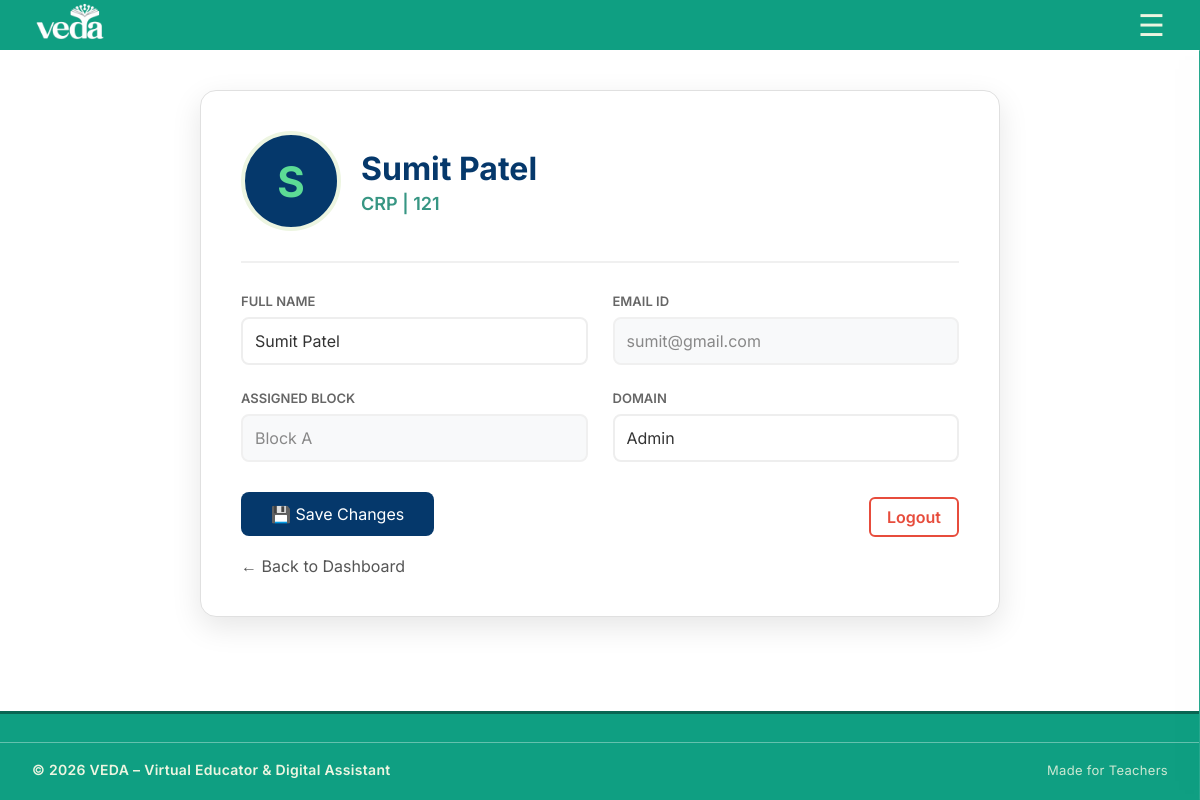
The page /profile (signed in) on the database its author committed.
### tables this page shows
CREATE TABLE crps(
            id INTEGER PRIMARY KEY AUTOINCREMENT,
            name TEXT NOT NULL,
            employee_id TEXT UNIQUE,
            email TEXT UNIQUE NOT NULL,
            password TEXT NOT NULL,
            assigned_cluster TEXT, -- Kept for legacy compatibility
            assigned_block TEXT,
            domain TEXT
        );

### API_routes/profile.py (the view)
@router.get("/profile")
async def view_profile(request: Request):
    user_session = request.session.get("user")
    if not user_session:
        return RedirectResponse(url="/login")
    role = user_session["role"]
    employee_id = user_session["username"]
    conn = get_connection()
    conn.row_factory = lambda cursor, row: {col[0]: row[idx] for idx, col in enumerate(cursor.description)}
    cursor = conn.cursor()
    user_data = None
    try:
        if role == "teacher":
            cursor.execute("SELECT * FROM teachers WHERE employee_id = ?", (employee_id,))
        elif role == "crp":
            cursor.execute("SELECT * FROM crps WHERE employee_id = ?", (employee_id,))
        elif role == "brp":
            cursor.execute("SELECT * FROM brps WHERE employee_id = ?", (employee_id,))
        elif role == "arp":
            cursor.execute("SELECT * FROM arps WHERE employee_id = ?", (employee_id,))
        user_data = cursor.fetchone()
    except Exception as e:
        print(f"Profile Error: {e}")
    finally:
        conn.close()
    if not user_data:
        return RedirectResponse(url="/login?error=ProfileNotFound")
    return templates.TemplateResponse("profile.html", {
        "request": request,
        "user": user_session,
        "profile": user_data,
        "role": role.upper()
    })

### templates/profile.html (shortened to what this page needs)
{% extends "base.html" %}
{% block content %}
<div class="page-wrapper" style="padding-top: 50px;">
    <div class="profile-container">
        <div class="profile-header">
            <div class="avatar-circle-large">
                {{ profile.name[0] | upper }}
            </div>
            <div class="profile-title">
                <h2>{{ profile.name }}</h2>
                <p>{{ role }} | {{ profile.employee_id }}</p>
            </div>
        </div>
        <form action="/profile/update" method="POST">
            <div class="form-grid">
                <div class="form-group">
                    <label>Full Name</label>
                    <input type="text" name="name" class="form-control" value="{{ profile.name }}" required>
                </div>
                <div class="form-group">
                    <label>Email ID</label>
                    <input type="email" class="form-control" value="{{ profile.email }}" readonly>
                </div>
                {% if role == 'TEACHER' %}
                    <div class="form-group">
                        <label>School UDISE</label>
                        <input type="text" class="form-control" value="{{ profile.school_udise }}" readonly>
                    </div>
                    <div class="form-group">
                        <label>Preferred Language</label>
                        <select name="preferred_language" class="form-control">
                            <option value="english" {% if profile.preferred_language == 'english' %}selected{% endif %}>English</option>
                            <option value="hindi" {% if profile.preferred_language == 'hindi' %}selected{% endif %}>Hindi</option>
                            <option value="marathi" {% if profile.preferred_language == 'marathi' %}selected{% endif %}>Marathi</option>
                        </select>
                    </div>
                    <div class="form-group">
                        <label>Subjects</label>
                        <input type="text" name="subjects" class="form-control" value="{{ profile.subjects }}">
                    </div>
                    <div class="form-group">
                        <label>Classes</label>
                        <input type="text" name="classes" class="form-control" value="{{ profile.classes }}">
                    </div>
                {% elif role == 'CRP' %}
                    <div class="form-group">
                        <label>Assigned Block</label>
                        <input type="text" class="form-control" value="{{ profile.assigned_block }}" readonly>
                    </div>
                    <div class="form-group">
                        <label>Domain</label>
                        <input type="text" name="domain" class="form-control" value="{{ profile.domain }}">
                    </div>
                {% endif %}
            </div>
            <button type="submit" class="btn-save">💾 Save Changes</button>
            <a href="/logout" class="logout-btn">Logout</a>
        </form>
        <div style="margin-top: 20px;">
            {% if role == 'TEACHER' %}
            <a href="/teacher" style="text-decoration: none; color: #555;">← Back to Dashboard</a>
            {% else %}
            <a href="/{{ role|lower }}" style="text-decoration: none; color: #555;">← Back to Dashboard</a>
            {% endif %}
        </div>
    </div>
</div>
{% endblock %}

### static/css/layout.css (style rules this page uses)
* { box-sizing: border-box; margin: 0; padding: 0; font-family: 'Inter', sans-serif; }
body { min-height: 100vh; background:#ffffff !important; color: #056b64; max-width: 100%; height: 100%; display: flex; flex-direction: column; }
.page-wrapper { flex:1; }

### templates/profile.html (style rules this page uses)
.profile-container { max-width: 800px; margin: 40px auto; background: white; padding: 40px; border-radius: 16px; box-shadow: 0 10px 30px rgba(0, 0, 0, 0.1); border: 1px solid #e0e0e0; }
.profile-header { display: flex; align-items: center; gap: 20px; border-bottom: 2px solid #f0f0f0; padding-bottom: 30px; margin-bottom: 30px; }
.avatar-circle-large { width: 100px; height: 100px; background: #05386B; color: #5CDB95; font-size: 42px; font-weight: bold; display: flex; align-items: center; justify-content: center; border-radius: 50%; border: 4px solid #EDF5E1; }
.profile-title h2 { margin: 0; font-size: 32px; color: #05386B; }
.profile-title p { margin: 5px 0 0; color: #379683; font-weight: 600; font-size: 18px; }
.form-grid { display: grid; grid-template-columns: 1fr 1fr; gap: 25px; }
.form-group label { display: block; font-size: 13px; color: #666; margin-bottom: 8px; font-weight: 600; text-transform: uppercase; }
.form-control { width: 100%; padding: 12px; border: 2px solid #eee; border-radius: 8px; font-size: 16px; color: #333; transition: border-color 0.3s; }
.form-control[readonly] { background-color: #f8f9fa; color: #888; cursor: not-allowed; border-color: #f0f0f0; }
.btn-save { background-color: #05386B; color: white; border: none; padding: 12px 30px; border-radius: 8px; font-size: 16px; cursor: pointer; margin-top: 30px; transition: background 0.3s; }
.logout-btn { float: right; margin-top: 35px; color: #e74c3c; text-decoration: none; font-weight: 600; border: 2px solid #e74c3c; padding: 8px 16px; border-radius: 6px; transition: all 0.3s; }

### rows shown on the page
crps: name "S", name "Sumit Patel", employee_id "121", email "sumit@gmail.com", assigned_block "Block A", domain "Admin"

### other values the page prints
{{ role }} "CRP"
